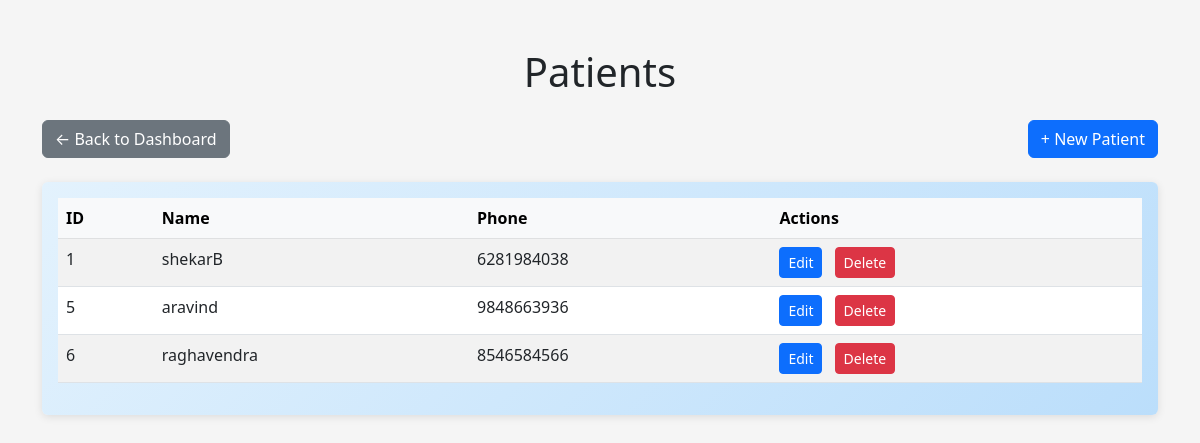
/patients/ (signed in), run on the app's committed database.
### patients/models.py (models this page shows, shortened)
class Patient(models.Model):
    name = models.CharField(max_length=100)
    phone = models.CharField(max_length=15)
    email = models.EmailField()

### patients/views.py (the view)
# urls.py: path('', patient_list),
@login_required
def patient_list(request):
   patients = Patient.objects.all()
   return render(request, 'list.html', {'patients': patients})

### patients/templates/list.html (shortened to what this page needs)
<!DOCTYPE html>
<html lang="en">
<head>
    <link href="https://cdn.jsdelivr.net/npm/bootstrap@5.3.0/dist/css/bootstrap.min.css" rel="stylesheet">
</head>
<body>
    <div class="container mt-5">
        <h1 class="text-center mb-4">Patients</h1>
        <div class="align-btns">
            <div>
                <a href="/dashboard" class="btn btn-secondary">← Back to Dashboard</a>
            </div>
            <div>
                <a href="/patients/create" class="btn btn-primary">+ New Patient</a>
            </div>
        </div>
        <div class="card">
            <div class="card-body">
                <table class="table table-striped table-hover">
                    <thead class="table-light">
                        <tr>
                            <th>ID</th>
                            <th>Name</th>
                            <th>Phone</th>
                            <th>Actions</th>
                        </tr>
                    </thead>
                    <tbody>
                        {% for p in patients %}
                        <tr>
                            <td>{{ p.id }}</td>
                            <td>{{ p.name }}</td>
                            <td>{{ p.phone }}</td>
                            <td>
                                <a href="/patients/{{ p.id }}/edit" class="btn btn-sm btn-primary">Edit</a>
                                <button class="btn btn-sm btn-danger ms-2" onclick="confirmDelete('/patients/{{ p.id }}/delete', '{{ p.name }}')">Delete</button>
                            </td>
                        </tr>
                        {% endfor %}
                    </tbody>
                </table>
            </div>
        </div>
    </div>
</body>
</html>

### patients/templates/list.html (style rules this page uses)
.card { background: linear-gradient(135deg, #e3f2fd 0%, #bbdefb 100%); border: none; transition: transform 0.2s; box-shadow: 0 2px 8px rgba(0,0,0,0.1); }
.align-btns { display: flex; justify-content: space-between; margin-bottom: 1.5rem; }
body { background-color: #f5f5f5; }
.table { background-color: white; }

### data on the page
Patient: id "1", name "shekarB", phone "6281984038"
Patient: id "5", name "aravind", phone "9848663936"
Patient: id "6", name "raghavendra", phone "8546584566"
